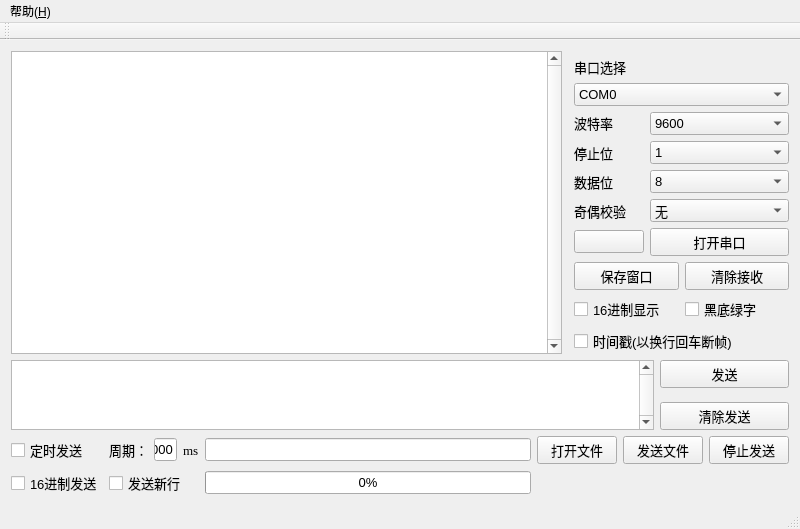
<?xml version="1.0" encoding="UTF-8"?>
<ui version="4.0">
 <class>MainWindow</class>
 <widget class="QMainWindow" name="MainWindow">
  <property name="geometry">
   <rect>
    <x>0</x>
    <y>0</y>
    <width>800</width>
    <height>522</height>
   </rect>
  </property>
  <property name="windowTitle">
   <string>MainWindow</string>
  </property>
  <widget class="QWidget" name="centralWidget">
   <layout class="QVBoxLayout" name="verticalLayout" stretch="0">
    <item>
     <layout class="QVBoxLayout" name="topLayout" stretch="12,3,2">
      <property name="spacing">
       <number>6</number>
      </property>
      <item>
       <layout class="QHBoxLayout" name="hLayout_1" stretch="5,2">
        <item>
         <widget class="QTextEdit" name="edit_receive">
          <property name="font">
           <font>
            <pointsize>10</pointsize>
           </font>
          </property>
          <property name="verticalScrollBarPolicy">
           <enum>Qt::ScrollBarAlwaysOn</enum>
          </property>
          <property name="readOnly">
           <bool>true</bool>
          </property>
         </widget>
        </item>
        <item>
         <layout class="QVBoxLayout" name="vLayout_receive" stretch="1,1,0,1,1,1,1,0">
          <property name="leftMargin">
           <number>6</number>
          </property>
          <property name="topMargin">
           <number>6</number>
          </property>
          <item>
           <layout class="QHBoxLayout" name="horizontalLayout_1">
            <property name="topMargin">
             <number>0</number>
            </property>
            <item>
             <widget class="QLabel" name="label_1">
              <property name="sizePolicy">
               <sizepolicy hsizetype="Preferred" vsizetype="Fixed">
                <horstretch>0</horstretch>
                <verstretch>0</verstretch>
               </sizepolicy>
              </property>
              <property name="font">
               <font>
                <pointsize>10</pointsize>
               </font>
              </property>
              <property name="text">
               <string>串口选择</string>
              </property>
             </widget>
            </item>
           </layout>
          </item>
          <item>
           <layout class="QHBoxLayout" name="horizontalLayout_2">
            <property name="topMargin">
             <number>0</number>
            </property>
            <item>
             <widget class="QComboBox" name="cob_select_serial">
              <property name="font">
               <font>
                <pointsize>10</pointsize>
               </font>
              </property>
              <item>
               <property name="text">
                <string>COM0</string>
               </property>
              </item>
              <item>
               <property name="text">
                <string>COM1</string>
               </property>
              </item>
              <item>
               <property name="text">
                <string>COM2</string>
               </property>
              </item>
              <item>
               <property name="text">
                <string>COM3</string>
               </property>
              </item>
              <item>
               <property name="text">
                <string>COM4</string>
               </property>
              </item>
              <item>
               <property name="text">
                <string>COM5</string>
               </property>
              </item>
              <item>
               <property name="text">
                <string>COM6</string>
               </property>
              </item>
              <item>
               <property name="text">
                <string>COM7</string>
               </property>
              </item>
              <item>
               <property name="text">
                <string>COM8</string>
               </property>
              </item>
              <item>
               <property name="text">
                <string>COM9</string>
               </property>
              </item>
              <item>
               <property name="text">
                <string>COM10</string>
               </property>
              </item>
              <item>
               <property name="text">
                <string>COM11</string>
               </property>
              </item>
              <item>
               <property name="text">
                <string>COM12</string>
               </property>
              </item>
              <item>
               <property name="text">
                <string>COM13</string>
               </property>
              </item>
              <item>
               <property name="text">
                <string>COM14</string>
               </property>
              </item>
              <item>
               <property name="text">
                <string>COM15</string>
               </property>
              </item>
             </widget>
            </item>
           </layout>
          </item>
          <item>
           <layout class="QGridLayout" name="gridLayout_1" rowstretch="1,1,1,1,1" columnstretch="1,2">
            <property name="topMargin">
             <number>0</number>
            </property>
            <item row="0" column="1">
             <widget class="QComboBox" name="cob_select_baudrate">
              <property name="font">
               <font>
                <pointsize>10</pointsize>
               </font>
              </property>
              <property name="currentIndex">
               <number>8</number>
              </property>
              <property name="maxVisibleItems">
               <number>20</number>
              </property>
              <item>
               <property name="text">
                <string>256000</string>
               </property>
              </item>
              <item>
               <property name="text">
                <string>128000</string>
               </property>
              </item>
              <item>
               <property name="text">
                <string>115200</string>
               </property>
              </item>
              <item>
               <property name="text">
                <string>57600</string>
               </property>
              </item>
              <item>
               <property name="text">
                <string>56000</string>
               </property>
              </item>
              <item>
               <property name="text">
                <string>38400</string>
               </property>
              </item>
              <item>
               <property name="text">
                <string>19200</string>
               </property>
              </item>
              <item>
               <property name="text">
                <string>14400</string>
               </property>
              </item>
              <item>
               <property name="text">
                <string>9600</string>
               </property>
              </item>
              <item>
               <property name="text">
                <string>4800</string>
               </property>
              </item>
              <item>
               <property name="text">
                <string>2400</string>
               </property>
              </item>
              <item>
               <property name="text">
                <string>1200</string>
               </property>
              </item>
              <item>
               <property name="text">
                <string>600</string>
               </property>
              </item>
              <item>
               <property name="text">
                <string>300</string>
               </property>
              </item>
              <item>
               <property name="text">
                <string>110</string>
               </property>
              </item>
             </widget>
            </item>
            <item row="3" column="1">
             <widget class="QComboBox" name="cob_select_parity">
              <property name="font">
               <font>
                <pointsize>10</pointsize>
               </font>
              </property>
              <item>
               <property name="text">
                <string>无</string>
               </property>
              </item>
              <item>
               <property name="text">
                <string>奇校验</string>
               </property>
              </item>
              <item>
               <property name="text">
                <string>偶校验</string>
               </property>
              </item>
             </widget>
            </item>
            <item row="2" column="0">
             <widget class="QLabel" name="label_4">
              <property name="font">
               <font>
                <pointsize>10</pointsize>
               </font>
              </property>
              <property name="text">
               <string>数据位</string>
              </property>
             </widget>
            </item>
            <item row="2" column="1">
             <widget class="QComboBox" name="cob_select_databits">
              <property name="font">
               <font>
                <pointsize>10</pointsize>
               </font>
              </property>
              <item>
               <property name="text">
                <string>8</string>
               </property>
              </item>
              <item>
               <property name="text">
                <string>7</string>
               </property>
              </item>
              <item>
               <property name="text">
                <string>6</string>
               </property>
              </item>
              <item>
               <property name="text">
                <string>5</string>
               </property>
              </item>
             </widget>
            </item>
            <item row="3" column="0">
             <widget class="QLabel" name="label_5">
              <property name="font">
               <font>
                <pointsize>10</pointsize>
               </font>
              </property>
              <property name="text">
               <string>奇偶校验</string>
              </property>
             </widget>
            </item>
            <item row="1" column="0">
             <widget class="QLabel" name="label_3">
              <property name="font">
               <font>
                <pointsize>10</pointsize>
               </font>
              </property>
              <property name="text">
               <string>停止位</string>
              </property>
             </widget>
            </item>
            <item row="1" column="1">
             <widget class="QComboBox" name="cob_select_stopbits">
              <property name="font">
               <font>
                <pointsize>10</pointsize>
               </font>
              </property>
              <item>
               <property name="text">
                <string>1</string>
               </property>
              </item>
              <item>
               <property name="text">
                <string>1.5</string>
               </property>
              </item>
              <item>
               <property name="text">
                <string>2</string>
               </property>
              </item>
             </widget>
            </item>
            <item row="0" column="0">
             <widget class="QLabel" name="label_2">
              <property name="enabled">
               <bool>true</bool>
              </property>
              <property name="sizePolicy">
               <sizepolicy hsizetype="Preferred" vsizetype="Fixed">
                <horstretch>0</horstretch>
                <verstretch>0</verstretch>
               </sizepolicy>
              </property>
              <property name="font">
               <font>
                <pointsize>10</pointsize>
               </font>
              </property>
              <property name="text">
               <string>波特率</string>
              </property>
              <property name="alignment">
               <set>Qt::AlignLeading|Qt::AlignLeft|Qt::AlignVCenter</set>
              </property>
             </widget>
            </item>
            <item row="4" column="0">
             <widget class="QPushButton" name="flag_rg">
              <property name="enabled">
               <bool>true</bool>
              </property>
              <property name="font">
               <font>
                <pointsize>10</pointsize>
               </font>
              </property>
              <property name="styleSheet">
               <string notr="true">border-image: url(:/image/alpha.png);</string>
              </property>
              <property name="text">
               <string/>
              </property>
              <property name="icon">
               <iconset resource="resource.qrc">
                <normaloff>:/image/red.png</normaloff>:/image/red.png</iconset>
              </property>
              <property name="iconSize">
               <size>
                <width>20</width>
                <height>20</height>
               </size>
              </property>
             </widget>
            </item>
            <item row="4" column="1">
             <widget class="QPushButton" name="but_open_serial">
              <property name="font">
               <font>
                <pointsize>10</pointsize>
               </font>
              </property>
              <property name="text">
               <string>打开串口</string>
              </property>
             </widget>
            </item>
           </layout>
          </item>
          <item>
           <spacer name="verticalSpacer">
            <property name="orientation">
             <enum>Qt::Vertical</enum>
            </property>
            <property name="sizeHint" stdset="0">
             <size>
              <width>20</width>
              <height>40</height>
             </size>
            </property>
           </spacer>
          </item>
          <item>
           <layout class="QHBoxLayout" name="horizontalLayout_3">
            <item>
             <widget class="QPushButton" name="but_save_win">
              <property name="font">
               <font>
                <pointsize>10</pointsize>
               </font>
              </property>
              <property name="text">
               <string>保存窗口</string>
              </property>
             </widget>
            </item>
            <item>
             <widget class="QPushButton" name="but_receive_clear">
              <property name="font">
               <font>
                <pointsize>10</pointsize>
               </font>
              </property>
              <property name="text">
               <string>清除接收</string>
              </property>
             </widget>
            </item>
           </layout>
          </item>
          <item>
           <layout class="QHBoxLayout" name="horizontalLayout_4">
            <item>
             <widget class="QCheckBox" name="cob_receive16">
              <property name="font">
               <font>
                <pointsize>10</pointsize>
               </font>
              </property>
              <property name="text">
               <string>16进制显示</string>
              </property>
             </widget>
            </item>
            <item>
             <widget class="QCheckBox" name="cob_receive_background">
              <property name="font">
               <font>
                <pointsize>10</pointsize>
               </font>
              </property>
              <property name="text">
               <string>黑底绿字</string>
              </property>
             </widget>
            </item>
           </layout>
          </item>
          <item>
           <layout class="QHBoxLayout" name="horizontalLayout_6">
            <property name="leftMargin">
             <number>0</number>
            </property>
            <property name="topMargin">
             <number>0</number>
            </property>
            <property name="bottomMargin">
             <number>0</number>
            </property>
            <item>
             <widget class="QCheckBox" name="cob_time_stamp">
              <property name="font">
               <font>
                <pointsize>10</pointsize>
               </font>
              </property>
              <property name="text">
               <string>时间戳(以换行回车断帧)</string>
              </property>
             </widget>
            </item>
           </layout>
          </item>
          <item>
           <spacer name="verticalSpacer_2">
            <property name="orientation">
             <enum>Qt::Vertical</enum>
            </property>
            <property name="sizeHint" stdset="0">
             <size>
              <width>20</width>
              <height>40</height>
             </size>
            </property>
           </spacer>
          </item>
         </layout>
        </item>
       </layout>
      </item>
      <item>
       <layout class="QHBoxLayout" name="hLayout_2" stretch="5,1">
        <item>
         <widget class="QTextEdit" name="edit_send">
          <property name="font">
           <font>
            <pointsize>10</pointsize>
           </font>
          </property>
          <property name="verticalScrollBarPolicy">
           <enum>Qt::ScrollBarAlwaysOn</enum>
          </property>
          <property name="html">
           <string>&lt;!DOCTYPE HTML PUBLIC &quot;-//W3C//DTD HTML 4.0//EN&quot; &quot;http://www.w3.org/TR/REC-html40/strict.dtd&quot;&gt;
&lt;html&gt;&lt;head&gt;&lt;meta name=&quot;qrichtext&quot; content=&quot;1&quot; /&gt;&lt;style type=&quot;text/css&quot;&gt;
p, li { white-space: pre-wrap; }
&lt;/style&gt;&lt;/head&gt;&lt;body style=&quot; font-family:'SimSun'; font-size:10pt; font-weight:400; font-style:normal;&quot;&gt;
&lt;p style=&quot;-qt-paragraph-type:empty; margin-top:0px; margin-bottom:0px; margin-left:0px; margin-right:0px; -qt-block-indent:0; text-indent:0px;&quot;&gt;&lt;br /&gt;&lt;/p&gt;&lt;/body&gt;&lt;/html&gt;</string>
          </property>
         </widget>
        </item>
        <item>
         <layout class="QVBoxLayout" name="vLayout_send">
          <item>
           <widget class="QPushButton" name="but_send">
            <property name="font">
             <font>
              <pointsize>10</pointsize>
             </font>
            </property>
            <property name="text">
             <string>发送</string>
            </property>
           </widget>
          </item>
          <item>
           <spacer name="vSpacer_2">
            <property name="orientation">
             <enum>Qt::Vertical</enum>
            </property>
            <property name="sizeHint" stdset="0">
             <size>
              <width>20</width>
              <height>40</height>
             </size>
            </property>
           </spacer>
          </item>
          <item>
           <widget class="QPushButton" name="but_send_clear">
            <property name="font">
             <font>
              <pointsize>10</pointsize>
             </font>
            </property>
            <property name="text">
             <string>清除发送</string>
            </property>
           </widget>
          </item>
         </layout>
        </item>
       </layout>
      </item>
      <item>
       <layout class="QVBoxLayout" name="vLayout">
        <property name="topMargin">
         <number>0</number>
        </property>
        <item>
         <layout class="QGridLayout" name="gridLayout_2" rowstretch="1,1" columnstretch="1,1,4,3">
          <property name="topMargin">
           <number>0</number>
          </property>
          <item row="0" column="2">
           <widget class="QLineEdit" name="edit_file_path">
            <property name="enabled">
             <bool>true</bool>
            </property>
            <property name="font">
             <font>
              <pointsize>10</pointsize>
             </font>
            </property>
            <property name="text">
             <string/>
            </property>
            <property name="readOnly">
             <bool>true</bool>
            </property>
           </widget>
          </item>
          <item row="1" column="1">
           <widget class="QCheckBox" name="cob_send_newline">
            <property name="font">
             <font>
              <pointsize>10</pointsize>
             </font>
            </property>
            <property name="text">
             <string>发送新行</string>
            </property>
           </widget>
          </item>
          <item row="0" column="0">
           <widget class="QCheckBox" name="cob_send_timer">
            <property name="font">
             <font>
              <pointsize>10</pointsize>
             </font>
            </property>
            <property name="text">
             <string>定时发送</string>
            </property>
           </widget>
          </item>
          <item row="1" column="0">
           <widget class="QCheckBox" name="cob_send16">
            <property name="font">
             <font>
              <pointsize>10</pointsize>
             </font>
            </property>
            <property name="text">
             <string>16进制发送</string>
            </property>
           </widget>
          </item>
          <item row="1" column="2">
           <widget class="QProgressBar" name="progressBar">
            <property name="font">
             <font>
              <pointsize>10</pointsize>
             </font>
            </property>
            <property name="value">
             <number>0</number>
            </property>
           </widget>
          </item>
          <item row="0" column="1">
           <layout class="QHBoxLayout" name="hLayout_cycle" stretch="2,2,1">
            <item>
             <widget class="QLabel" name="label_7">
              <property name="sizePolicy">
               <sizepolicy hsizetype="Minimum" vsizetype="Preferred">
                <horstretch>0</horstretch>
                <verstretch>0</verstretch>
               </sizepolicy>
              </property>
              <property name="font">
               <font>
                <pointsize>10</pointsize>
               </font>
              </property>
              <property name="text">
               <string>周期：</string>
              </property>
              <property name="alignment">
               <set>Qt::AlignRight|Qt::AlignTrailing|Qt::AlignVCenter</set>
              </property>
             </widget>
            </item>
            <item>
             <widget class="QLineEdit" name="edit_cycle_time">
              <property name="sizePolicy">
               <sizepolicy hsizetype="Preferred" vsizetype="Fixed">
                <horstretch>0</horstretch>
                <verstretch>0</verstretch>
               </sizepolicy>
              </property>
              <property name="font">
               <font>
                <pointsize>10</pointsize>
               </font>
              </property>
              <property name="text">
               <string>1000</string>
              </property>
              <property name="frame">
               <bool>true</bool>
              </property>
             </widget>
            </item>
            <item>
             <widget class="QLabel" name="label_8">
              <property name="font">
               <font>
                <family>Times New Roman</family>
                <pointsize>10</pointsize>
               </font>
              </property>
              <property name="text">
               <string>ms</string>
              </property>
             </widget>
            </item>
           </layout>
          </item>
          <item row="1" column="3">
           <spacer name="hSpacer">
            <property name="orientation">
             <enum>Qt::Horizontal</enum>
            </property>
            <property name="sizeHint" stdset="0">
             <size>
              <width>40</width>
              <height>20</height>
             </size>
            </property>
           </spacer>
          </item>
          <item row="0" column="3">
           <layout class="QHBoxLayout" name="hLayout_file">
            <item>
             <widget class="QPushButton" name="but_open_file">
              <property name="font">
               <font>
                <pointsize>10</pointsize>
               </font>
              </property>
              <property name="text">
               <string>打开文件</string>
              </property>
             </widget>
            </item>
            <item>
             <widget class="QPushButton" name="but_send_file">
              <property name="font">
               <font>
                <pointsize>10</pointsize>
               </font>
              </property>
              <property name="text">
               <string>发送文件</string>
              </property>
             </widget>
            </item>
            <item>
             <widget class="QPushButton" name="but_send_stop">
              <property name="font">
               <font>
                <pointsize>10</pointsize>
               </font>
              </property>
              <property name="text">
               <string>停止发送</string>
              </property>
             </widget>
            </item>
           </layout>
          </item>
         </layout>
        </item>
       </layout>
      </item>
     </layout>
    </item>
   </layout>
  </widget>
  <widget class="QMenuBar" name="menuBar">
   <property name="geometry">
    <rect>
     <x>0</x>
     <y>0</y>
     <width>800</width>
     <height>23</height>
    </rect>
   </property>
   <widget class="QMenu" name="menuAbout">
    <property name="title">
     <string>帮助(&amp;H)</string>
    </property>
    <addaction name="action"/>
   </widget>
   <addaction name="menuAbout"/>
  </widget>
  <widget class="QToolBar" name="mainToolBar">
   <attribute name="toolBarArea">
    <enum>TopToolBarArea</enum>
   </attribute>
   <attribute name="toolBarBreak">
    <bool>false</bool>
   </attribute>
  </widget>
  <widget class="QStatusBar" name="statusBar"/>
  <action name="action">
   <property name="icon">
    <iconset resource="resource.qrc">
     <normaloff>:/image/about.png</normaloff>:/image/about.png</iconset>
   </property>
   <property name="text">
    <string>关于</string>
   </property>
  </action>
 </widget>
 <layoutdefault spacing="6" margin="11"/>
 <resources>
  <include location="resource.qrc"/>
 </resources>
 <connections/>
</ui>
